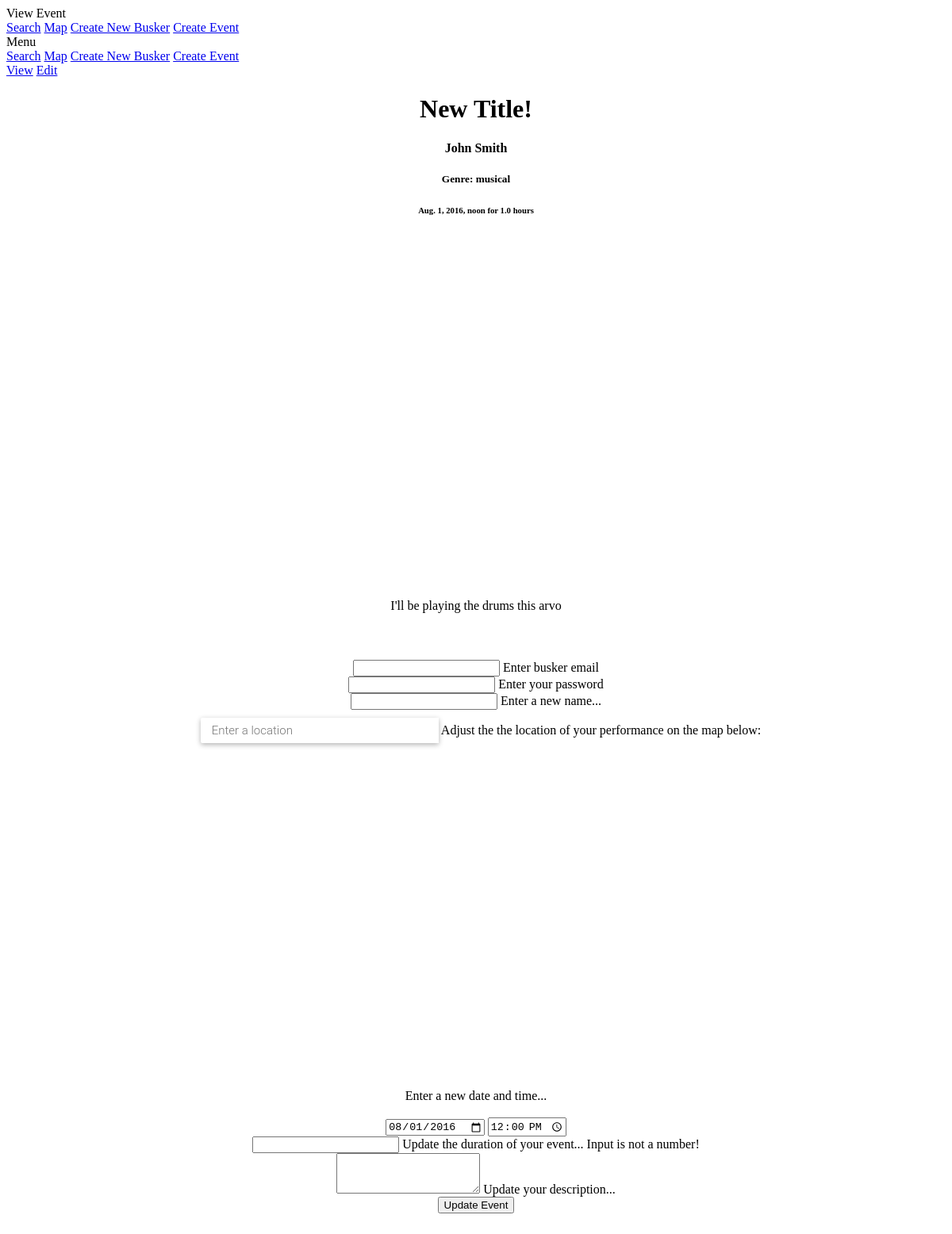
The app's page /view/event/1/ with its own data.
### main/models.py (models this page shows, shortened)
class Event(models.Model):
    event_datetime = models.DateTimeField()
    event_duration = models.DecimalField(default=1.0, max_digits=2, decimal_places=1)
    event_title = models.CharField(max_length=200)
    event_desc = models.CharField(max_length=1000)
    busker = models.ForeignKey(Busker, on_delete=models.CASCADE)
    event_lat = models.DecimalField(max_digits=8, decimal_places=5)
    event_lng = models.DecimalField(max_digits=8, decimal_places=5)

class Busker(models.Model):
    email = models.CharField(default="johnsmith@hyperglobomega.net", max_length=100)
    pw_hash = models.CharField(default='e68a95aadb0c73dfd968513174de4ddf', max_length=30)
    busker_desc = models.CharField(max_length=3000)
    busker_name = models.CharField(max_length=100)
    genre = models.CharField(max_length=200)

### main/views.py (the view, shortened to what this page needs)
# urls.py: url(r'^view/event/(?P<event_id>[0-9]+)/$', views.viewEvent, name='viewEvent'),
def viewEvent(request, event_id):
	try:
		event = Event.objects.get(pk=event_id)
	except (ObjectDoesNotExist):
		return render(request, 'eventviewedit.html', { 'error_message': 'Event not found.', })
	if 'buskeremail' not in request.POST:
		return render(request, 'eventviewedit.html', { 'event': event, })

### main/templates/eventviewedit.html (shortened to what this page needs)
<!DOCTYPE html>
<html>
   <head>
      <link rel="stylesheet" href="https://code.getmdl.io/1.1.3/material.blue_grey-indigo.min.css" />
      <div class="mdl-layout mdl-js-layout mdl-layout--fixed-header">
         <header class="mdl-layout__header">
            <div class="mdl-layout__header-row">
               <span class="mdl-layout-title">View Event</span>
               <nav class="mdl-navigation mdl-layout--large-screen-only">
                  <a class="mdl-navigation__link" href="/search/">Search</a>
                  <a class="mdl-navigation__link" href="/">Map</a>
                  <a class="mdl-navigation__link" href="/new/busker/">Create New Busker</a>
                  <a class="mdl-navigation__link" href="/new/event/">Create Event</a>
               </nav>
            </div>
         </header>
         <div class="mdl-layout__drawer">
            <span class="mdl-layout-title">Menu</span>
            <nav class="mdl-navigation">
               <a class="mdl-navigation__link" href="/search/">Search</a>
               <a class="mdl-navigation__link" href="/">Map</a>
               <a class="mdl-navigation__link" href="/new/busker/">Create New Busker</a>
               <a class="mdl-navigation__link" href="/new/event/">Create Event</a>
            </nav>
         </div>
         <main class="mdl-layout__content">
            <div class="page-content">
               <div class="mdl-tabs mdl-js-tabs mdl-js-ripple-effect">
                  <div class="mdl-tabs__tab-bar">
                     <a href="#view-panel" class="mdl-tabs__tab is-active">View</a>
                     <a href="#edit-panel" class="mdl-tabs__tab">Edit</a>
                  </div>
                  <div class="mdl-tabs__panel is-active center" id="view-panel">
				  {% if event %}
                     <h1>{{ event.event_title }}</h1>
                     <h4>{{ event.busker.busker_name }}</h4>
                     <h5>Genre: {{ event.busker.genre }}</h5>
                     <h6>{{ event.event_datetime }} for {{ event.event_duration }} hours</h6>
                     <div id="map-view"></div>
                     <div style="margin: 5%">{{ event.event_desc }}</div>
				   {% endif %}
                  </div>
                  <div class="mdl-tabs__panel center" id="edit-panel">
                     <div class="page-content center">
                        <form action="#">
                           <div class="mdl-textfield mdl-js-textfield">
                              <input class="mdl-textfield__input" type="text" id="email">
                              <label class="mdl-textfield__label" for="sample1">Enter busker email</label>
                           </div>
                        </form>
                        <form action="#">
                           <div class="mdl-textfield mdl-js-textfield">
                              <input class="mdl-textfield__input" type="password" id="password">
                              <label class="mdl-textfield__label" for="sample1">Enter your password</label>
                           </div>
                        </form>
                        <form action="#">
                           <div class="mdl-textfield mdl-js-textfield">
                              <input class="mdl-textfield__input" type="text" id="title">
                              <label class="mdl-textfield__label" for="sample1">Enter a new name...</label>
                           </div>
                        </form>
                        <input id="location" class="controls" type="text" placeholder="Enter a location">
                        <a class="mdl-navigation__link">Adjust the the location of your performance on the map below: </a>
                        <br>
                        <br>
                        <div id="map-edit"></div>
                        <br>
                        <a class="mdl-navigation__link">Enter a new date and time...</a>
                        <br>
                        <br>
                        <input type="date" id="myDate" value="2016-08-01">
                        <input type="time" id="myTime" value="12:00:00">
                        <form action="#">
                           <div class="mdl-textfield mdl-js-textfield mdl-textfield--floating-label">
                              <input class="mdl-textfield__input" type="text" pattern="-?[0-9]*(\.[0-9]+)?" id="duration">
                              <label class="mdl-textfield__label" for="sample4">Update the duration of your event...</label>
                              <span class="mdl-textfield__error">Input is not a number!</span>
                           </div>
                        </form>
                         <form action="#">
                            <div class="mdl-textfield mdl-js-textfield">
                               <textarea class="mdl-textfield__input" type="text" rows= "3" id="desc" ></textarea>
                               <label class="mdl-textfield__label" for="sample5">Update your description...</label>
                            </div>
                         </form>
                        <div class="center">
                           <a ref="javascript:{}" onclick="submitEvent();">
                           <button class="mdl-button mdl-js-button mdl-button--raised mdl-js-ripple-effect" data-upgraded=",MaterialButton,MaterialRipple">
                           Update Event
                           <span class="mdl-button__ripple-container"></span></button>
                           </a>
                        </div>
                        <br>
                     </div>
                  </div>
               </div>
            </div>
      </div>
      </body>
</html>

### main/templates/eventviewedit.html (style rules this page uses)
.center { text-align: center; justify-content: center; align-items: center; }
#map-view { width: 100%; height: 50vh; position: relative; }
#map-edit { width: 100%; height: 50vh; position: relative; }
.controls { margin-top: 10px; border: 1px solid transparent; border-radius: 2px 0 0 2px; box-sizing: border-box; -moz-box-sizing: border-box; height: 32px; outline: none; box-shadow: 0 2px 6px rgba(0, 0, 0, 0.3); }
#location { background-color: #fff; font-family: Roboto; font-size: 15px; font-weight: 300; margin-left: 12px; padding: 0 11px 0 13px; text-overflow: ellipsis; width: 300px; }

### records on screen
Event: event_title "New Title!", busker.busker_name "John Smith", busker.genre "musical", event_datetime "Aug. 1, 2016, noon", event_duration "1.0", event_desc "I'll be playing the drums this arvo"
